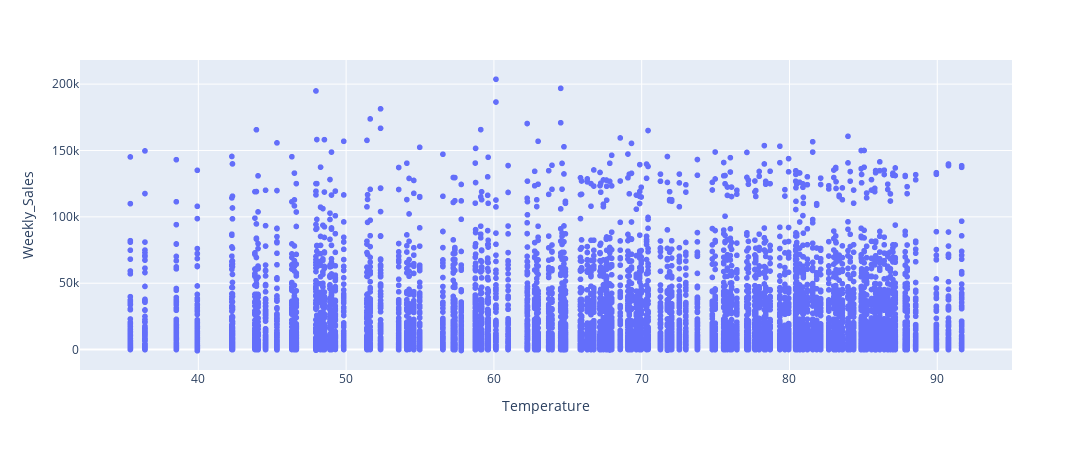

Write notebook code for a chart like this one.
### Code cell
temp = final_df.loc[(final_df.Store == 1)]
fig = px.scatter(data_frame = temp, x = temp.Temperature, y = temp.Weekly_Sales)
fig.update_layout(width = 1380, height = 450, paper_bgcolor="white")

### Figure 1 — Plotly figure (JSON) as saved in the notebook; plotly's stock layout.template omitted (floating-point values rounded to 4 significant figures; data arrays with more than 128 entries replaced by an {"elided": "..."} marker saying what was removed)
{"data": [{"hovertemplate": "Temperature=%{x}<br>Weekly_Sales=%{y}<extra></extra>", "legendgroup": "", "marker": {"color": "#636efa", "symbol": "circle"}, "mode": "markers", "name": "", "showlegend": false, "type": "scattergl", "x": {"elided": "10244 float values"}, "xaxis": "x", "y": {"elided": "10244 float values"}, "yaxis": "y"}], "layout": {"height": 450, "legend": {"tracegroupgap": 0}, "margin": {"t": 60}, "paper_bgcolor": "white", "width": 1380, "xaxis": {"anchor": "y", "autorange": true, "domain": [0, 1], "range": [32.06, 94.99], "title": {"text": "Temperature"}, "type": "linear"}, "yaxis": {"anchor": "x", "autorange": true, "domain": [0, 1], "range": [-15360.0, 218200.0], "title": {"text": "Weekly_Sales"}, "type": "linear"}}}
